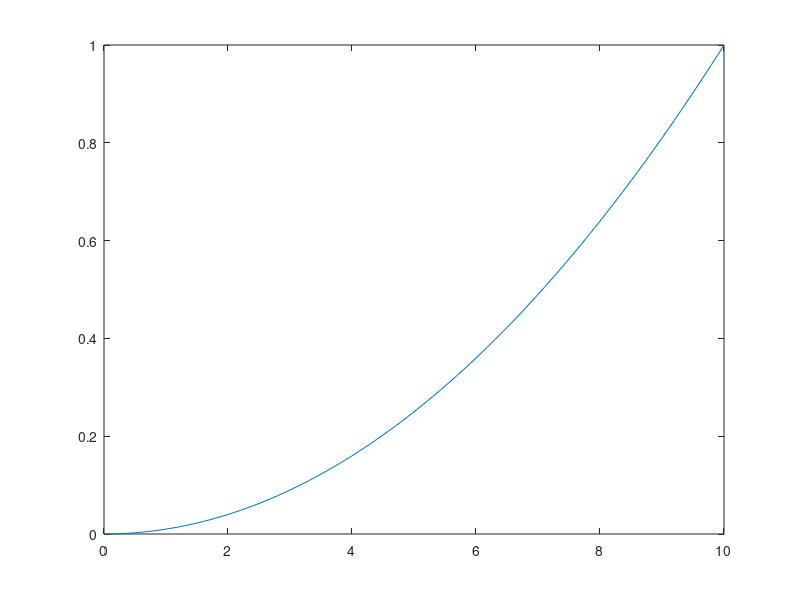

The MATLAB source for this figure:
%Lab 1(RC Circuit_1st order System)

k = 1;     % Gain Of System

R = 10e3;  % Resistanc
C = 1e-7;  %Capacitance

T = R * C; % Time Constant

num = [0 k]; 
den = [T 1]; 
G = tf(num,den); % Transfer Fuction
hold on
t = 0:0.1:10; 
u_parabolic = 0.01 * t.^2; 
lsim(G,u_parabolic,t);  %plots the simulated time response of the dynamic system model
[y_parabolic,t_parabolic] = lsim(G,u_parabolic,t);
 plot(t_parabolic,y_parabolic);